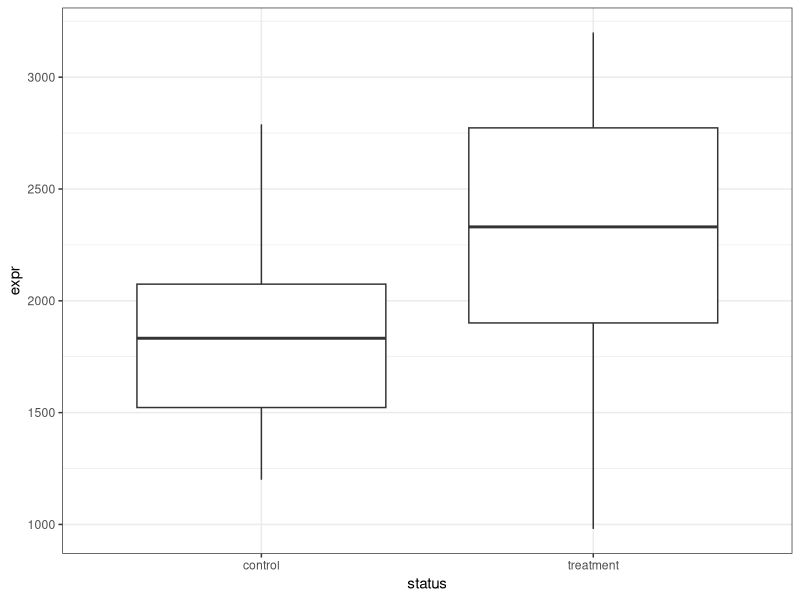
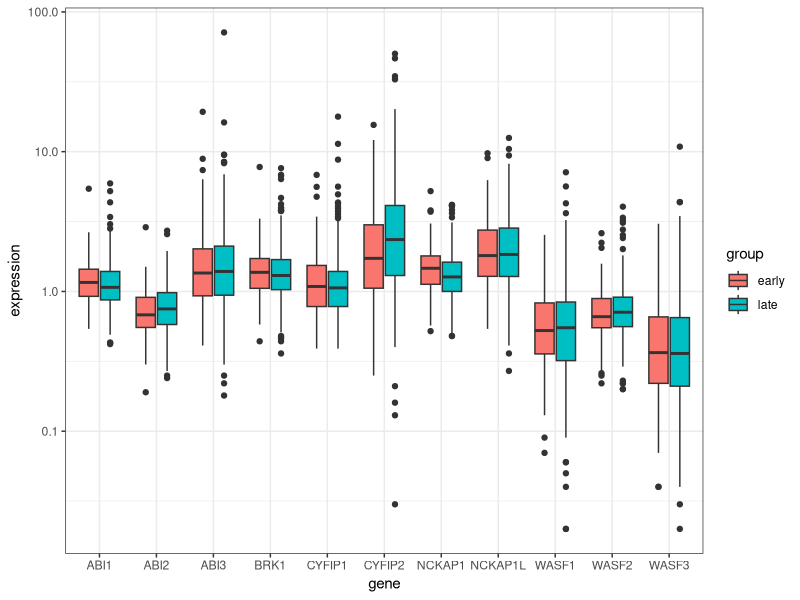

R code for these plots, in order:
## ---- chunk 1
library(tidyverse)
theme_set(theme_bw())
## ---- chunk 2
gene_data  <- readr::read_csv("geHT.csv")
controls   <- gene_data %>% dplyr::select(starts_with("c")) %>% unlist()
treatments <- gene_data %>% dplyr::select(starts_with("t")) %>% unlist()
## ---- chunk 3
data.frame(
   expr = c(controls, treatments), 
   status = rep(c("control", "treatment"), each = 40)) %>%  # repeat 40 times because length(control)=40
  ggplot() + aes(x = status, y  =expr) + geom_boxplot()
# boxplot(controls, treatments)
## ---- chunk 4
mu0 = 2000
t.test(controls, alternative = "two.sided", mu  =mu0)

x_mean <- mean(controls)
x_sd <- sd(controls)
n <- length(controls)
df <- n - 1

t.stat <- sqrt(n)*(x_mean-mu0)/x_sd
p.value <- 2*pt(-abs(t.stat),df) 
c(t.stat, df, p.value)
## ---- chunk 5
t.test(controls, treatments, paired = TRUE)

t.test(controls-treatments, mu=0)
## ---- chunk 6
var.test(controls, treatments, ratio = 1)

## ---- chunk 7
x1 <- 88
n1 <- 300
p0 <- 0.25
binom.test(x1, n1, p=p0, alternative="greater")
## ---- chunk 8
## help in building thecontingency table
smokers     <- c(88, 90)
non.smokers <- c(300-88, 400-90)
smoke <- matrix(c(smokers,non.smokers), nrow = 2)
fisher.test(smoke)
## ---- chunk 9
cancer <- read_csv("geneMFS.csv") 
## ---- chunk 10
cancer %>% mutate(group = ifelse(survival < 1000, 'early', 'late')) %>% # add a column named group
  select(-survival) %>% # delete the survival column
  pivot_longer(-group, names_to = 'gene', values_to = 'expression') %>% 
  ggplot(aes(x =gene, fill = group, y = expression)) + geom_boxplot() + theme_bw() + scale_y_log10()
## ---- chunk 11
cancer_tidy <- cancer %>% mutate(group = ifelse(survival < 1000, 'early', 'late')) %>% # add a column named group
  select(-survival) %>% # delete the survival column
  pivot_longer(-group, names_to = 'gene', values_to = 'expression')
## ---- chunk 12
my_list <- split(cancer_tidy, cancer_tidy$gene)

ABI_data <- split(my_list$ABI1$expression, my_list$ABI1$group)

t.test(ABI_data$early, ABI_data$late)
## ---- chunk 13

